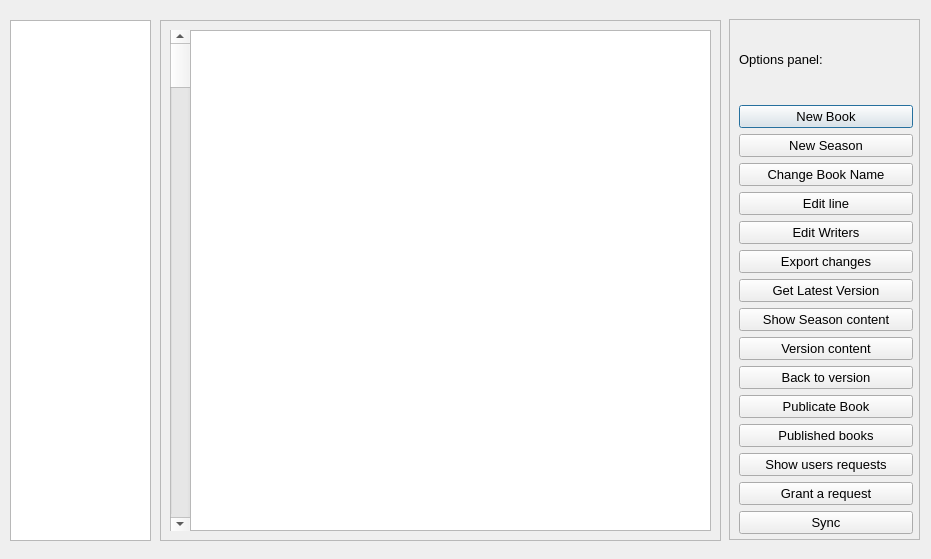
<?xml version="1.0" encoding="UTF-8"?>
<ui version="4.0">
 <class>client_ui</class>
 <widget class="QDialog" name="client_ui">
  <property name="geometry">
   <rect>
    <x>0</x>
    <y>0</y>
    <width>931</width>
    <height>559</height>
   </rect>
  </property>
  <property name="font">
   <font>
    <pointsize>10</pointsize>
   </font>
  </property>
  <property name="windowTitle">
   <string>Book Storage</string>
  </property>
  <widget class="QTreeView" name="book_list">
   <property name="geometry">
    <rect>
     <x>10</x>
     <y>20</y>
     <width>141</width>
     <height>521</height>
    </rect>
   </property>
   <property name="frameShape">
    <enum>QFrame::StyledPanel</enum>
   </property>
   <property name="frameShadow">
    <enum>QFrame::Sunken</enum>
   </property>
   <property name="lineWidth">
    <number>3</number>
   </property>
   <attribute name="headerVisible">
    <bool>false</bool>
   </attribute>
  </widget>
  <widget class="QFrame" name="frame">
   <property name="geometry">
    <rect>
     <x>160</x>
     <y>20</y>
     <width>561</width>
     <height>521</height>
    </rect>
   </property>
   <property name="frameShape">
    <enum>QFrame::StyledPanel</enum>
   </property>
   <property name="frameShadow">
    <enum>QFrame::Raised</enum>
   </property>
   <widget class="QTextBrowser" name="textBrowser">
    <property name="geometry">
     <rect>
      <x>30</x>
      <y>10</y>
      <width>521</width>
      <height>501</height>
     </rect>
    </property>
    <property name="cursor" stdset="0">
     <cursorShape>IBeamCursor</cursorShape>
    </property>
    <property name="mouseTracking">
     <bool>false</bool>
    </property>
    <property name="verticalScrollBarPolicy">
     <enum>Qt::ScrollBarAsNeeded</enum>
    </property>
   </widget>
   <widget class="QScrollBar" name="verticalScrollBar">
    <property name="geometry">
     <rect>
      <x>10</x>
      <y>10</y>
      <width>20</width>
      <height>501</height>
     </rect>
    </property>
    <property name="orientation">
     <enum>Qt::Vertical</enum>
    </property>
   </widget>
   <zorder>verticalScrollBar</zorder>
   <zorder>textBrowser</zorder>
  </widget>
  <widget class="QFrame" name="frame_2">
   <property name="geometry">
    <rect>
     <x>729</x>
     <y>19</y>
     <width>191</width>
     <height>521</height>
    </rect>
   </property>
   <property name="frameShape">
    <enum>QFrame::StyledPanel</enum>
   </property>
   <property name="frameShadow">
    <enum>QFrame::Raised</enum>
   </property>
   <widget class="QWidget" name="layoutWidget">
    <property name="geometry">
     <rect>
      <x>10</x>
      <y>0</y>
      <width>174</width>
      <height>515</height>
     </rect>
    </property>
    <layout class="QVBoxLayout" name="verticalLayout_2">
     <item>
      <layout class="QVBoxLayout" name="verticalLayout">
       <item>
        <widget class="QLabel" name="label">
         <property name="text">
          <string>Options panel: </string>
         </property>
        </widget>
       </item>
       <item>
        <widget class="QPushButton" name="pushButton_create_book">
         <property name="text">
          <string>New Book</string>
         </property>
        </widget>
       </item>
       <item>
        <widget class="QPushButton" name="pushButton_new_season">
         <property name="text">
          <string>New Season</string>
         </property>
        </widget>
       </item>
       <item>
        <widget class="QPushButton" name="pushButton_book_name">
         <property name="text">
          <string>Change Book Name</string>
         </property>
        </widget>
       </item>
       <item>
        <widget class="QPushButton" name="pushButton_edit">
         <property name="text">
          <string>Edit line</string>
         </property>
        </widget>
       </item>
       <item>
        <widget class="QPushButton" name="pushButton_edit_writers">
         <property name="text">
          <string>Edit Writers</string>
         </property>
        </widget>
       </item>
       <item>
        <widget class="QPushButton" name="pushButton_Export_changes">
         <property name="text">
          <string>Export changes</string>
         </property>
        </widget>
       </item>
       <item>
        <widget class="QPushButton" name="pushButton_latest_version">
         <property name="text">
          <string>Get Latest Version</string>
         </property>
        </widget>
       </item>
       <item>
        <widget class="QPushButton" name="pushButton_show_edits">
         <property name="text">
          <string>Show Season content</string>
         </property>
        </widget>
       </item>
       <item>
        <widget class="QPushButton" name="pushButton_version_content">
         <property name="text">
          <string>Version content</string>
         </property>
        </widget>
       </item>
       <item>
        <widget class="QPushButton" name="pushButton_back_version">
         <property name="text">
          <string>Back to version</string>
         </property>
        </widget>
       </item>
       <item>
        <widget class="QPushButton" name="pushButton_publish">
         <property name="text">
          <string>Publicate Book</string>
         </property>
        </widget>
       </item>
       <item>
        <widget class="QPushButton" name="pushButton_published">
         <property name="text">
          <string>Published books</string>
         </property>
        </widget>
       </item>
       <item>
        <widget class="QPushButton" name="pushButton_users_requests">
         <property name="text">
          <string>Show users requests</string>
         </property>
        </widget>
       </item>
       <item>
        <widget class="QPushButton" name="pushButton_grant">
         <property name="text">
          <string>Grant a request</string>
         </property>
        </widget>
       </item>
       <item>
        <widget class="QPushButton" name="pushButton">
         <property name="text">
          <string>Sync</string>
         </property>
        </widget>
       </item>
      </layout>
     </item>
    </layout>
   </widget>
  </widget>
  <widget class="QWidget" name="layoutWidget">
   <property name="geometry">
    <rect>
     <x>0</x>
     <y>0</y>
     <width>2</width>
     <height>2</height>
    </rect>
   </property>
   <layout class="QVBoxLayout" name="verticalLayout_3"/>
  </widget>
  <widget class="QLabel" name="background">
   <property name="geometry">
    <rect>
     <x>-10</x>
     <y>-10</y>
     <width>941</width>
     <height>591</height>
    </rect>
   </property>
   <property name="text">
    <string/>
   </property>
  </widget>
  <zorder>background</zorder>
  <zorder>layoutWidget</zorder>
  <zorder>book_list</zorder>
  <zorder>frame_2</zorder>
  <zorder>frame</zorder>
 </widget>
 <resources/>
 <connections/>
</ui>
